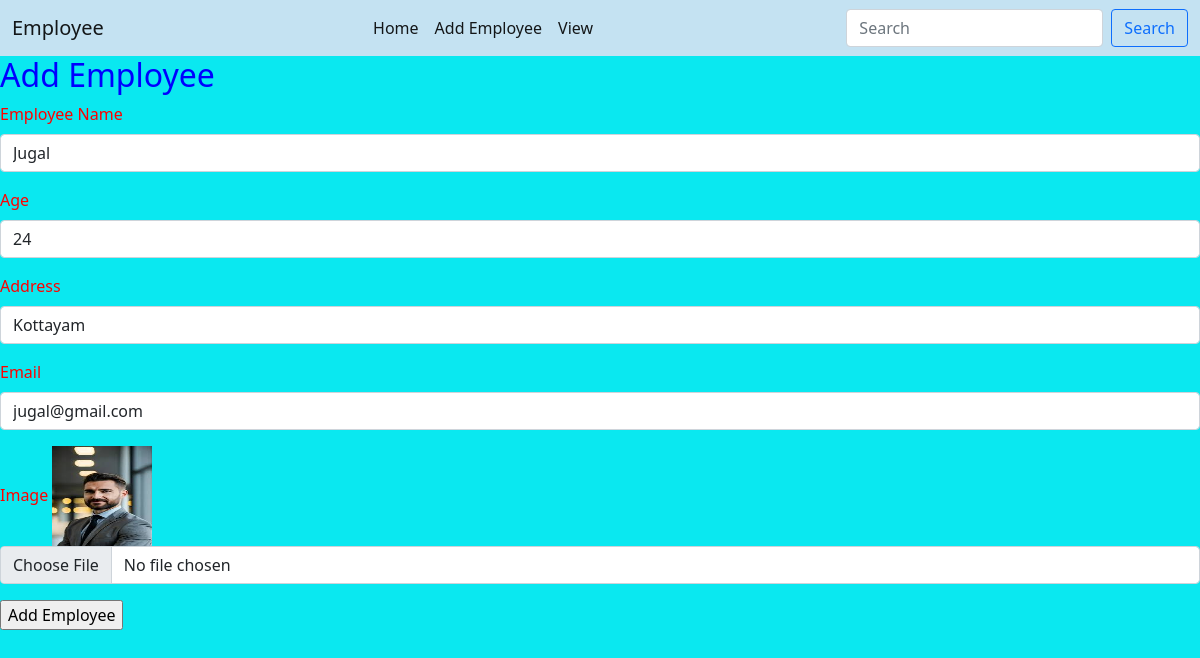
Page /edit/8 on the committed database.
### app1/models.py (models this page shows, shortened)
class emp(models.Model):
    ename=models.CharField(max_length=20)
    age=models.IntegerField()
    address=models.CharField(max_length=50)
    email=models.CharField(max_length=20)
    image=models.ImageField(upload_to="image")

### app1/views.py (the view, shortened to what this page needs)
# urls.py: path('edit/<int:p>', views.edit, name="edit"),
def edit(request,p):
    k=emp.objects.get(id=p)
    return render(request,'edit.html',{'empl':k})

### templates/edit.html (shortened to what this page needs)
{% extends 'base.html' %}
{% load static %}
{% block content %}
<h2>Add Employee</h2>
<form method="POST" enctype="multipart/form-data">
    <div class="mb-3">
  <label class="form-label">Employee Name</label>
  <input type="text" class="form-control" name="en" value="{{empl.ename}}" placeholder="Enter the Employee Name">
</div>
    <div class="mb-3">
  <label class="form-label">Age</label>
  <input type="number" class="form-control" name="a" value="{{empl.age}}" placeholder="Enter the Age">
</div>
   <div class="mb-3">
  <label class="form-label">Address</label>
  <input type="text" class="form-control" name="ad" value="{{empl.address}}" placeholder="Enter the Address">
</div>
    <div class="mb-3">
  <label class="form-label">Email</label>
  <input type="email" class="form-control" name="e" value="{{empl.email}}" placeholder="Enter the Email">
</div>
    <div class="mb-3">
  <label class="form-label">Image</label>
    <img src="{{empl.image.url}}" height="100px" width="100px">
  <input type="file" class="form-control" name="i">
</div>
    <div class="mb-3">
  <input type="submit" value="Add Employee">
</div>
</form>
{% endblock %}

### static/css/style2.css (style rules this page uses)
body { background-color:#0ae8f0; color:red; }
h2 { color:blue; }

### rows in the picture
emp: en "Jugal", a "24", ad "Kottayam", e "jugal@gmail.com", image (picture)
